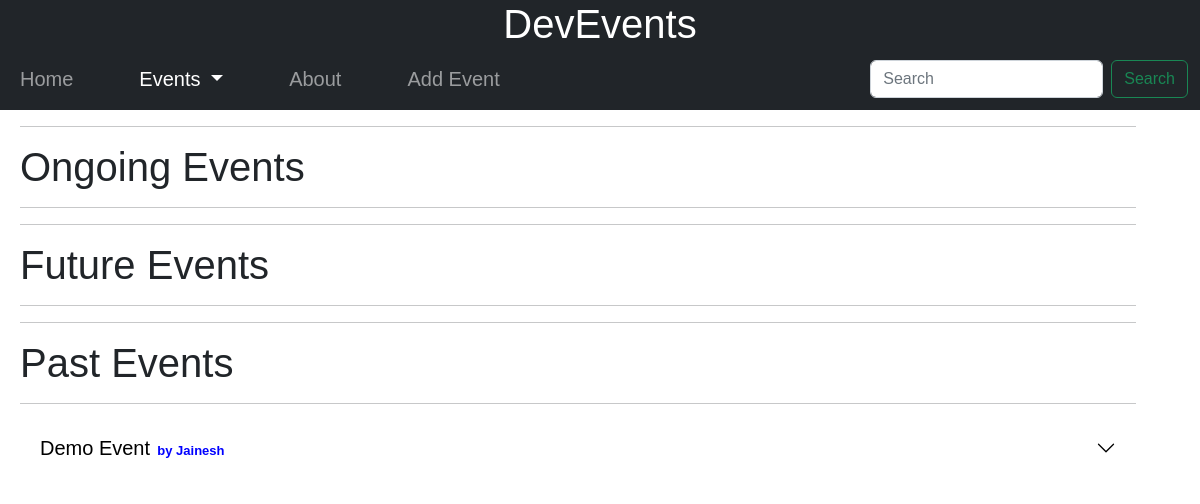
Before: /event/ with the older database file.
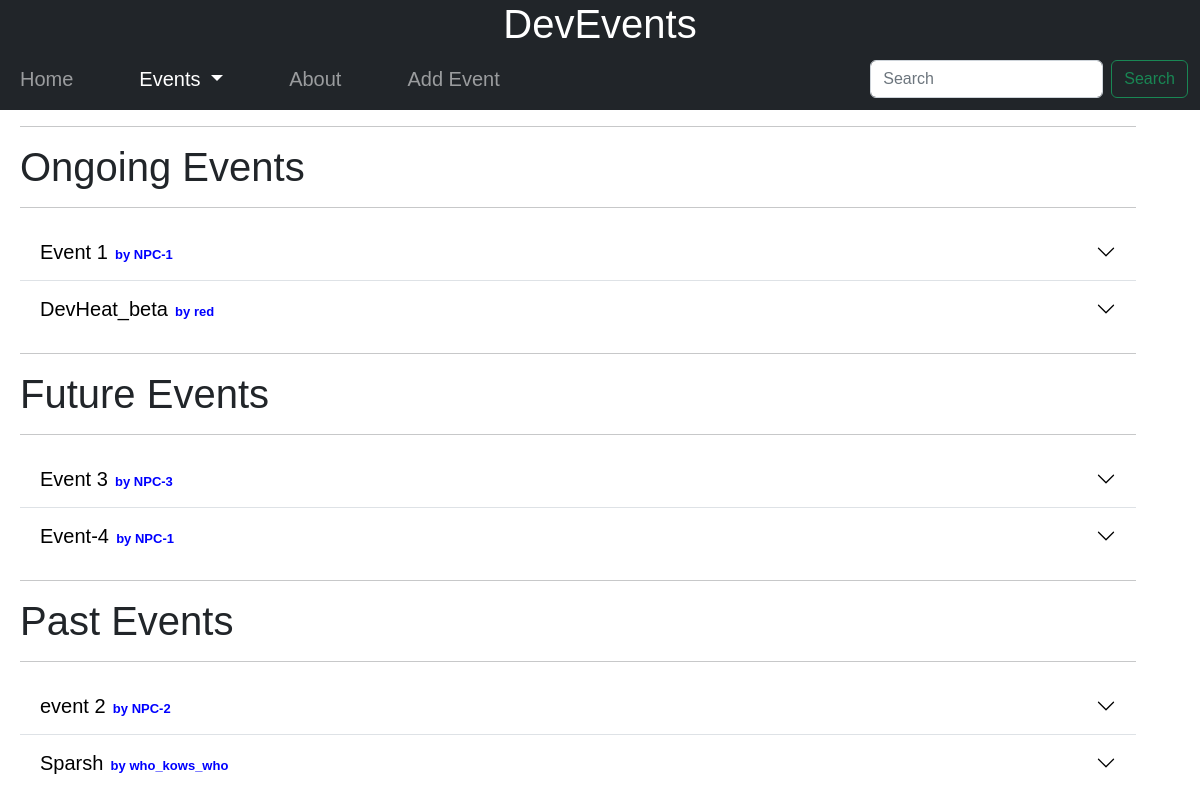
After: the same page with the newer database file.
### event/models.py (models this page shows, shortened)
class Event(models.Model):
    serial_no=models.AutoField(primary_key=True)
    title=models.CharField(max_length=100)
    author=models.CharField(max_length=100)
    slug=models.CharField(max_length=100)
    start_time=models.DateTimeField()
    end_time=models.DateTimeField()
    description=models.CharField(max_length=150)
    content=HTMLField()
    pub_timestamp=models.DateTimeField(auto_now=True)
    image=models.ImageField(upload_to="event/images")

### event/views.py (the view)
# urls.py: path('',views.allEvents,name='allEvents'),
def allEvents(request):
    events=Event.objects.all()
    future_events=[]
    past_events=[]
    current_events=[]
    now=timezone.now()
    for event in events:
        if (event.start_time>now):
            future_events.append(event)
        elif (event.end_time>now and event.start_time<=now):
            current_events.append(event)
        else:
            past_events.append(event)
    params={'future_events':future_events,'current_events':current_events,'past_events':past_events}
    return render(request,"event/allEvents.html",params)

### templates/event/allEvents.html (shortened to what this page needs)
{% extends 'base.html' %}
{% block eventactivity %}active{% endblock eventactivity %}
{% block body %}
<div class="container mx-2">
    <hr>
    <h1 class="my-0">Ongoing Events</h1>
    <hr>
    <div class="accordion accordion-flush" id="accordionFlushExample">
        {% for event in current_events %}
            <div class="accordion-item" style="padding:0px;">
                <h2 class="accordion-header" id="flush-heading{{forloop.counter}}">
                <button class="accordion-button collapsed my-0" type="button" data-bs-toggle="collapse" data-bs-target="#flush-collapse{{forloop.counter}}" aria-expanded="false" aria-controls="flush-collapse{{forloop.counter}}">
                    <a href="/event/{{event.slug}}" style="text-decoration:none;color:black"><span style="font-size:20px;">{{event.title}}</span><span style="font-size:13px;font-weight:bold;color:blue;" >&nbsp; by {{event.author}}</span></a>
                </button>
                </h2>
            </div>
        {% endfor %}
    </div>
    <hr>
    <h1 class="m-0">Future Events</h1>
    <hr>
    <div class="accordion accordion-flush" id="accordionFlushExample">
        {% for event in future_events %}
            <div class="accordion-item" style="padding:10px,0px;">
                <h2 class="accordion-header" id="flush-heading{{forloop.counter}}">
                <button class="accordion-button collapsed my-0" type="button" data-bs-toggle="collapse" data-bs-target="#flush-collapse{{forloop.counter}}" aria-expanded="false" aria-controls="flush-collapse{{forloop.counter}}">
                    <a href="/event/{{event.slug}}" style="text-decoration:none;color:black"><span style="font-size:20px;">{{event.title}}</span><span style="font-size:13px;font-weight:bold;color:blue;" >&nbsp; by {{event.author}}</span></a>
                </button>
                </h2>
            </div>
        {% endfor %}
    </div>
    <hr>
    <h1 class="m-0">Past Events</h1>
    <hr>
    <div class="accordion accordion-flush" id="accordionFlushExample">
        {% for event in past_events %}
            <div class="accordion-item" style="padding:10px,0px;">
                <h2 class="accordion-header" id="flush-heading{{forloop.counter}}">
                <button class="accordion-button collapsed my-0" type="button" data-bs-toggle="collapse" data-bs-target="#flush-collapse{{forloop.counter}}" aria-expanded="false" aria-controls="flush-collapse{{forloop.counter}}">
                    <a href="/event/{{event.slug}}" style="text-decoration:none;color:black"><span style="font-size:20px;">{{event.title}}</span><span style="font-size:13px;font-weight:bold;color:blue;" >&nbsp; by {{event.author}}</span></a>
                </button>
                </h2>
            </div>
        {% endfor %}
    </div>
</div>
{% endblock body %}

### templates/base.html (shortened to what this page needs)
<!DOCTYPE html>
<html lang="en">
<head>
    <link href="https://cdn.jsdelivr.net/npm/bootstrap@5.2.0-beta1/dist/css/bootstrap.min.css" rel="stylesheet">
</head>
<body>
    <h1 class="bg-dark my-0" style="text-align:center;"><a class="link" href="/">DevEvents</a></h1>
    <nav class="navbar navbar-expand-lg navbar-dark bg-dark">
        <div class="container-fluid">
          <div class="collapse navbar-collapse" id="navbarSupportedContent">
            <ul class="navbar-nav me-auto mb-0 mb-lg-0">
              <li class="nav-item">
                <a class="nav-link {% block homeactivity %}{% endblock homeactivity %}" aria-current="page" href="/">Home</a>
              </li>
              <li class="nav-item dropdown">
                <a class="nav-link {% block eventactivity %}{% endblock eventactivity %} dropdown-toggle" href="event/" id="navbarDropdown" role="button" data-bs-toggle="dropdown" aria-expanded="false">
                  Events
                </a>
              </li>
              <li class="nav-item">
                <a class="nav-link {% block aboutactivity %}{% endblock aboutactivity %}" aria-current="page" href="/about">About</a>
              </li>
              <li class="nav-item">
                <a class="nav-link {% block addEventactivity %}{% endblock addEventactivity %}" aria-current="page" href="/addEvent">Add Event</a>
              </li>
            </ul>
            <form class="d-flex" role="search" method="get" action="/search">
              <input class="form-control me-2" name="query" id="query" type="search" placeholder="Search" aria-label="Search">
              <button class="btn btn-outline-success" type="submit">Search</button>
            </form>
          </div>
        </div>
      </nav>
    {% block body %}{% endblock body %}
    {% load static %}
    <link rel="stylesheet" href="{% static 'css/base.css' %}">
</body>
</html>

### static/css/base.css (style rules this page uses)
.link { text-decoration:none; color:white; }

### templates/base.html (style rules this page uses)
* { font-family: Verdana, Geneva, Tahoma, sans-serif; }
.nav-link { font-size:20px; }
h1,h2 { font-size:20px; font-weight:bold; }
a h1,h2 { text-decoration:none; color:black; }
.navbar-nav li { margin-right:50px; font-size:20px; }

Changed rows visible on the page:
removed Event: title "Demo Event", author "Jainesh", shown under "Past Events"
added Event: title "Event 1", author "NPC-1", shown under "Ongoing Events"
added Event: title "DevHeat_beta", author "red", shown under "Ongoing Events"
added Event: title "Event 3", author "NPC-3", shown under "Future Events"
added Event: title "Event-4", author "NPC-1", shown under "Future Events"
added Event: title "event 2", author "NPC-2", shown under "Past Events"
added Event: title "Sparsh", author "who_kows_who", shown under "Past Events"
